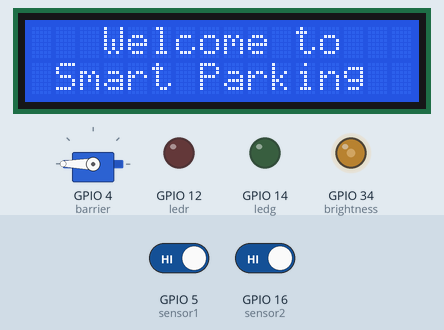
Recording of a sketch running on a simulated ESP32. Shown: 16×2 character LCD, servo, output pins drawn as LEDs (lit = HIGH). Dashed ring = blinking. Inputs (shaded band) come from the test bench; at power-on: GPIO 5 (sensor1) HIGH, GPIO 16 (sensor2) HIGH. WiFi joins after 1.5 s; servers stay silent unless stated.

Above: at 1.6 s.
At 4.7 s:
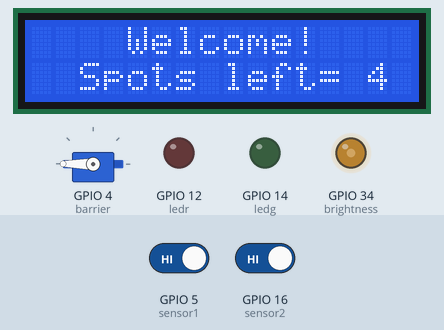
4.8 s: GPIO 5 (sensor1) driven LOW
At 5.7 s:
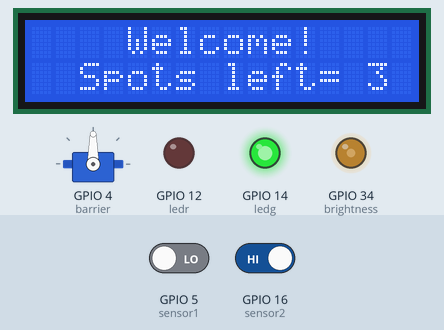
6.3 s: GPIO 16 (sensor2) driven LOW
At 7.5 s:
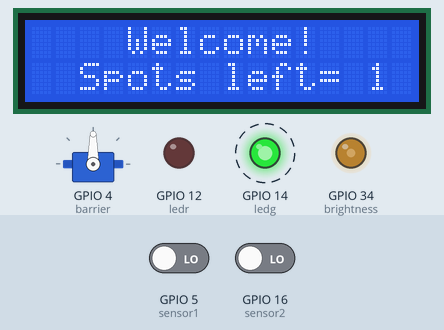
8.3 s: GPIO 16 (sensor2) driven HIGH
At 9.2 s:
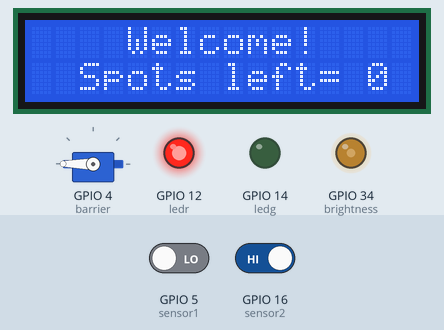
Timing chart, 0 to 11.3 s (numbered marks = the images above; inputs shaded):
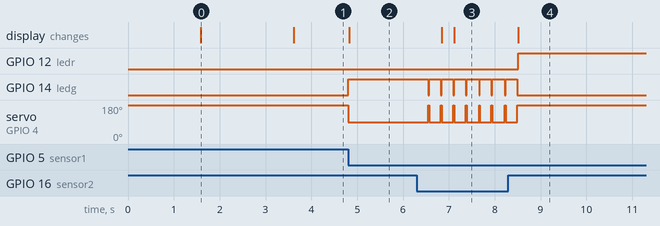

Measured:
- after the input at 4.8 s, GPIO 14 (ledg): LOW → HIGH at once; servo on GPIO 4 (barrier): 180° → 90° at once; the display: changes at once (image 2)
- after the input at 6.3 s, GPIO 14 (ledg): alternates HIGH for 0.25 s and LOW for 0.02 s, starting after 0.25 s; servo on GPIO 4 (barrier): alternates 180° for 0.02 s and 90° for 0.25 s, starting after 0.25 s; the display: first changes after 0.54 s (image 3 shows a later state)
- after the input at 8.3 s, GPIO 12 (ledr): LOW → HIGH after 0.21 s; GPIO 14 (ledg): goes on until 8.5 s, then stays LOW; servo on GPIO 4 (barrier): goes on until 8.5 s, then stays 180°; the display: changes after 0.21 s (image 4)
- what the display in image 0 shows lasts 2.0 s, from 1.6 s to 3.6 s

The sketch:

Smart_parking.ino
```cpp
//I used arduino cloud IoT platform for this project


#include "arduino_secrets.h"
#include <LiquidCrystal_I2C.h>
#include <Wire.h>                                   //including necessary libraries
// #include <WiFi.h>
#include <ESP32Servo.h>
#include "thingProperties.h"

LiquidCrystal_I2C lcd(0x27,16,2);
Servo barrier;
// #define ssid ""
// #define password ""

const int ledg = 14;
const int ledr = 12;
const int sensor1 = 5;                  // assigning pins to sensors and actuators
const int sensor2 = 16;

const int brightness = 34;

int flag1 = 0;
int flag2 = 0;

void setup() {
  Serial.begin(9600);
  delay(1500);

  pinMode(sensor1, INPUT);
  pinMode(sensor2, INPUT);                  // pins initialisation
  pinMode(ledr, OUTPUT);
  pinMode(ledg, OUTPUT);

  lcd.init();
  lcd.backlight();                          //LCD initialisation
  analogWrite(brightness, 100);


  barrier.attach(4);
  barrier.write(180);
  spots_available =4;
  // WiFi.begin(ssid, password);                                      //try to connect with wifi
  // Serial.print("Connecting to ");
  // Serial.print(ssid);

  // while (WiFi.status() != WL_CONNECTED) {
  //   delay(500);
  //   Serial.print(".");
  // }
    // Serial.println("");
    // Serial.println("WiFi connected");
    // Serial.println("IP address: ");
    // Serial.println(WiFi.localIP());
    lcd.setCursor(3,0);
    lcd.print("Welcome to");
    lcd.setCursor(1,1);
    lcd.print("Smart Parking");
    delay(2000);
    lcd.clear();
  initProperties();
  ArduinoCloud.begin(ArduinoIoTPreferredConnection,false);
  setDebugMessageLevel(2);                                              // initialisation of arduino cloud
  ArduinoCloud.printDebugInfo();


}

void loop() {
  ArduinoCloud.update();
      lcd.setCursor(4,0);
      lcd.print("Welcome!");
      lcd.setCursor(2,1);
      lcd.print("Spots left=");                                   // Writing on the LCD
      lcd.setCursor(14,1)  ;
      lcd.print(spots_available);

  if(digitalRead(sensor1) == LOW && flag1==0){
    if(spots_available > 0){
      flag1 = 1;
      if (flag2 == 0){                                              // when a car is entering the parking and there's spots available
        barrier.write(90);                                           // Barrier is open
        digitalWrite(ledg, HIGH);
        digitalWrite(ledr, LOW);
        spots_available = spots_available - 1;

      }
    }
    else{
      digitalWrite(ledr, HIGH);                                       // when a car wants to enter and there's no spots available
      digitalWrite(ledg, LOW);


    }
}

  if(digitalRead(sensor2) == LOW && flag2 == 0){
    flag2 = 1;
    if(flag1 == 0){
      barrier.write(90);                                              // when a car is leaving the parking
      digitalWrite(ledg, HIGH);                                       // Barrier is open
      digitalWrite(ledr, LOW);
      spots_available = spots_available + 1;

    }
  }

  if(flag1 == 1 && flag2 == 1){
    delay (250);
    barrier.write(180);
    digitalWrite(ledr, LOW);                              // Closing the barrier
    digitalWrite(ledg, LOW);
    flag1 = 0, flag2 = 0;
  }

  }
```
